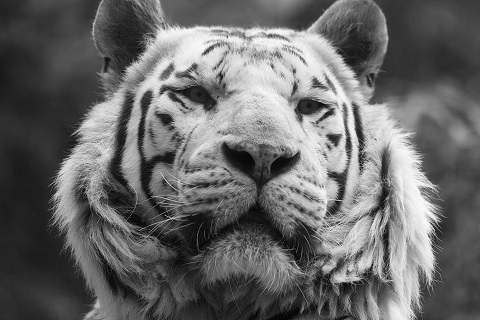
#> input picture 0521/p06_邊緣檢測/img6/kirsch.jpg, 480 x 320 px
$ python 05_Kirsch.py
#> lines starting #> are read from the running program, lines starting #| are printed output that depends on the picture; after the words box and inside, x2 and y2 are one past the last pixel; in counts of white or black regions, pixels touching at a corner belong together
#> further down, image is the input picture: shape (320, 480); min 0, max 255, mean 104.6
# -*- coding: utf-8 -*-
import sys
import numpy as np
from scipy import signal
import cv2
'''
    Krisch邊緣檢測演算法:
    krisch(image,_boundary='fill',_fillvalue=0)
    其中:邊緣處理的方式_boundary包括：'symm','wrap','fill',
    且當__boundary='fill'時,填充值默認為零_fillvalue=0
'''
def krisch(image,_boundary='fill',_fillvalue=0):
    '''
    第一步:8個krisch邊緣卷積運算元分別和圖像矩陣進行卷積,然後分別取絕對值得到邊緣強度
    '''
#> called with _boundary = 'symm', _fillvalue = 0
    #存儲8個方向的邊緣強度
    list_edge=[]
    #圖像矩陣和k1進行卷積,然後取絕對值（即:得到邊緣強度）
    k1 = np.array([[5,5,5],[-3,0,-3],[-3,-3,-3]])
    image_k1 = signal.convolve2d(image,k1,mode='same',boundary = _boundary,fillvalue=_fillvalue)
    list_edge.append(np.abs(image_k1))
    #圖像矩陣和k2進行卷積,然後取絕對值（即:得到邊緣強度）
    k2 = np.array([[-3,-3,-3],[-3,0,-3],[5,5,5]])
    image_k2 = signal.convolve2d(image,k2,mode='same',boundary = _boundary,fillvalue=_fillvalue)
    list_edge.append(np.abs(image_k2))
    #圖像矩陣和k3進行卷積,然後取絕對值（即:得到邊緣強度）
    k3 = np.array([[-3,5,5],[-3,0,5],[-3,-3,-3]])
    image_k3 = signal.convolve2d(image,k3,mode='same',boundary = _boundary,fillvalue=_fillvalue)
    list_edge.append(np.abs(image_k3))
    #圖像矩陣和k4進行卷積,然後取絕對值（即:得到邊緣強度）
    k4 = np.array([[-3,-3,-3],[5,0,-3],[5,5,-3]])
    image_k4 = signal.convolve2d(image,k4,mode='same',boundary = _boundary,fillvalue=_fillvalue)
    list_edge.append(np.abs(image_k4))
    #圖像矩陣和k5進行卷積,然後取絕對值（即:得到邊緣強度）
    k5 = np.array([[-3,-3,5],[-3,0,5],[-3,-3,5]])
    image_k5 = signal.convolve2d(image,k5,mode='same',boundary = _boundary,fillvalue=_fillvalue)
    list_edge.append(np.abs(image_k5))
    #圖像矩陣和k6進行卷積,然後取絕對值（即:得到邊緣強度）
    k6 = np.array([[5,-3,-3],[5,0,-3],[5,-3,-3]])
    image_k6 = signal.convolve2d(image,k6,mode='same',boundary = _boundary,fillvalue=_fillvalue)
    list_edge.append(np.abs(image_k6))
    #圖像矩陣和k7進行卷積,然後取絕對值（即:得到邊緣強度）
    k7 = np.array([[-3,-3,-3],[-3,0,5],[-3,5,5]])
    image_k7 = signal.convolve2d(image,k7,mode='same',boundary = _boundary,fillvalue=_fillvalue)
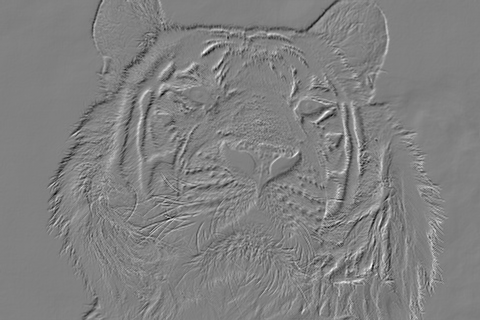
#> image_k7: shape (320, 480) int64; min -1976, max 1927, mean -0.8; drawn with min black and max white
    list_edge.append(np.abs(image_k7))
    #圖像矩陣和k8進行卷積,然後取絕對值（即:得到邊緣強度）
    k8 = np.array([[5,5,-3],[5,0,-3],[-3,-3,-3]])
    image_k8 = signal.convolve2d(image,k8,mode='same',boundary = _boundary,fillvalue=_fillvalue)
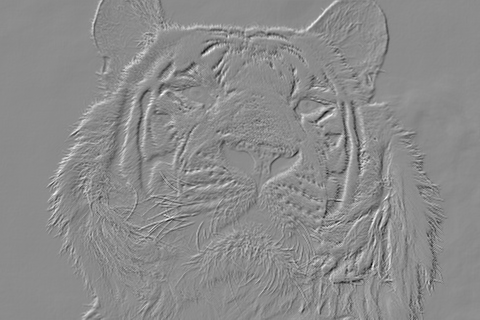
#> image_k8: shape (320, 480) int64; min -2231, max 1835, mean 0.8; drawn with min black and max white
    list_edge.append(np.abs(image_k8))
    '''
    第二步：對上述8個方向的邊緣強度,對應位置取最大值，作為圖像最後的邊緣強度
    '''
    edge = list_edge[0]
    for i in range(len(list_edge)):
        edge = edge*(edge>=list_edge[i]) + list_edge[i]*(edge < list_edge[i])
#> this loop made 8 passes
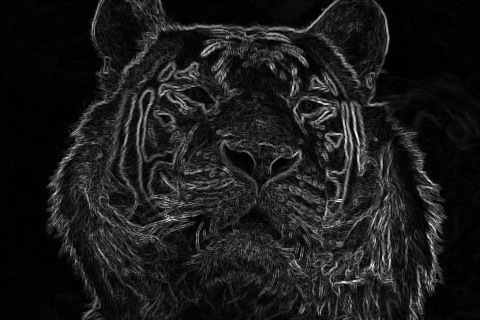
#> edge: shape (320, 480) int64; min 0, max 2315, mean 251.3; drawn with min black and max white
    return edge


image = cv2.imread('img6/kirsch.jpg',cv2.IMREAD_GRAYSCALE)
edge = krisch(image,_boundary='symm')
#邊緣強度的灰度級顯示
rows,cols = edge.shape
#> rows = 320; cols = 480
for r in range(rows):
    for c in range(cols):
        if edge[r][c] >255:
            edge[r][c] = 255
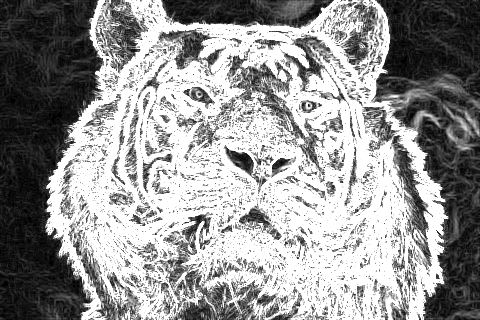
#> edge: shape (320, 480) int64; min 0, max 255, mean 149.7
edge = edge.astype(np.uint8)
cv2.imshow("edge",edge)
cv2.imwrite("edge.jpg",edge)
#經過閾值處理的邊緣顯示
cv2.namedWindow("thresh_edge",1)
MAX_THRESH = 255
thresh = 255
#回呼函數，閾值處理
def callback_thresh(_thresh):
#> called with _thresh = 255
    threshEdge = edge.copy()
    threshEdge[threshEdge < _thresh] = 0
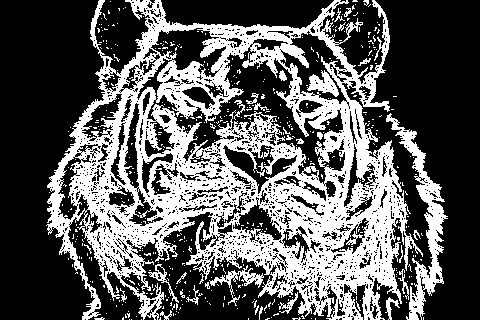
#> threshEdge: shape (320, 480); 35.7% white; 521 white regions (491 under 20 px), largest, box (x1, y1, x2, y2) and area: (46, 0, 423, 320) 48498, (386, 113, 448, 320) 2782, (209, 265, 264, 306) 468
    threshEdge[threshEdge >= _thresh] = 255
    cv2.imshow("thresh_edge",threshEdge)
    cv2.imwrite("thresh_edge.jpg",threshEdge)
callback_thresh(thresh)
cv2.createTrackbar("thresh","thresh_edge",thresh,MAX_THRESH,callback_thresh)
#模擬素描
pencilSketch = edge.copy()
pencilSketch = 255 - pencilSketch
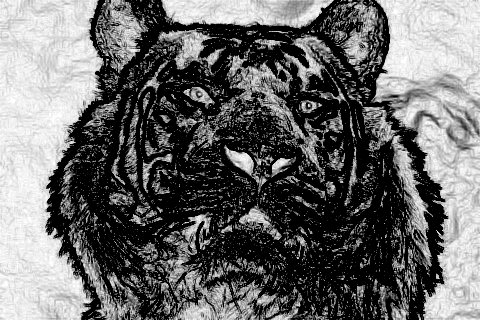
#> pencilSketch: shape (320, 480); min 0, max 255, mean 105.3
pencilSketch[pencilSketch<50] = 50
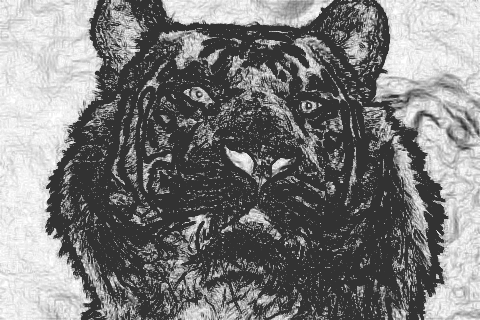
#> pencilSketch: shape (320, 480); min 50, max 255, mean 124.8
cv2.imshow("pencilSketch",pencilSketch)
cv2.imwrite("pencilSketch.jpg",pencilSketch)
cv2.waitKey(0)
cv2.destroyAllWindows()

$ run again, with 0521/p06_邊緣檢測/img6/Log.jpg copied over 0521/p06_邊緣檢測/img6/kirsch.jpg
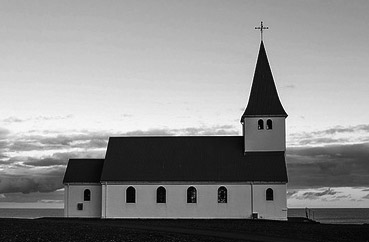
#> input picture 0521/p06_邊緣檢測/img6/Log.jpg, 369 x 242 px
#> image is the input picture: shape (242, 369); min 0, max 255, mean 140
#> the loop in krisch, `for i in range(len(list_edge)):` made 8 passes
#> after the loop `for r in range(rows):`:
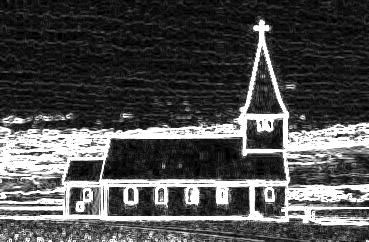
#> edge: shape (242, 369) int64; min 0, max 255, mean 78.2
#> threshEdge: shape (242, 369); 14.1% white; 85 white regions (75 under 20 px), largest, box (x1, y1, x2, y2) and area: (0, 20, 369, 226) 11827, (76, 188, 93, 212) 163, (0, 200, 40, 204) 87
#> `pencilSketch[pencilSketch<50] = 50`:
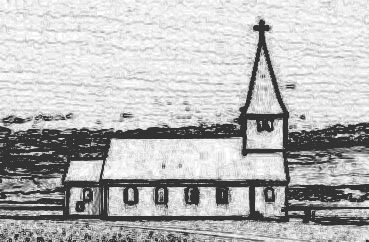
#> pencilSketch: shape (242, 369); min 50, max 255, mean 184.4

$ run again, with 0521/p06_邊緣檢測/img6/laplacian.jpg copied over 0521/p06_邊緣檢測/img6/kirsch.jpg
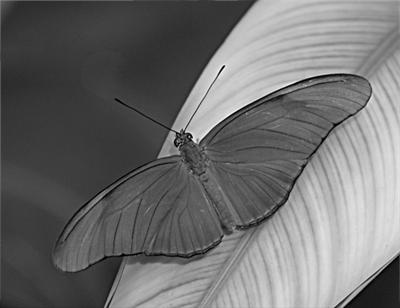
#> input picture 0521/p06_邊緣檢測/img6/laplacian.jpg, 400 x 308 px
#> image is the input picture: shape (308, 400); min 0, max 250, mean 110.5
#> the loop in krisch, `for i in range(len(list_edge)):` made 8 passes
#> after the loop `for r in range(rows):`:
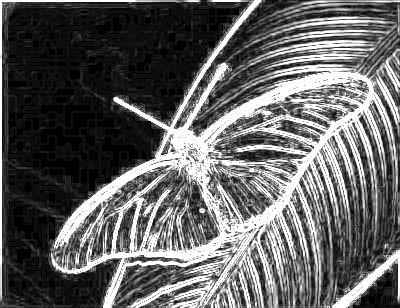
#> edge: shape (308, 400) int64; min 0, max 255, mean 97.5
#> threshEdge: shape (308, 400); 14.9% white; 308 white regions (260 under 20 px), largest, box (x1, y1, x2, y2) and area: (53, 0, 390, 308) 12799, (332, 250, 400, 308) 661, (0, 0, 135, 55) 375
#> `pencilSketch[pencilSketch<50] = 50`:
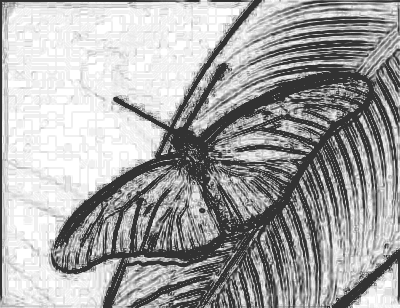
#> pencilSketch: shape (308, 400); min 50, max 255, mean 166
